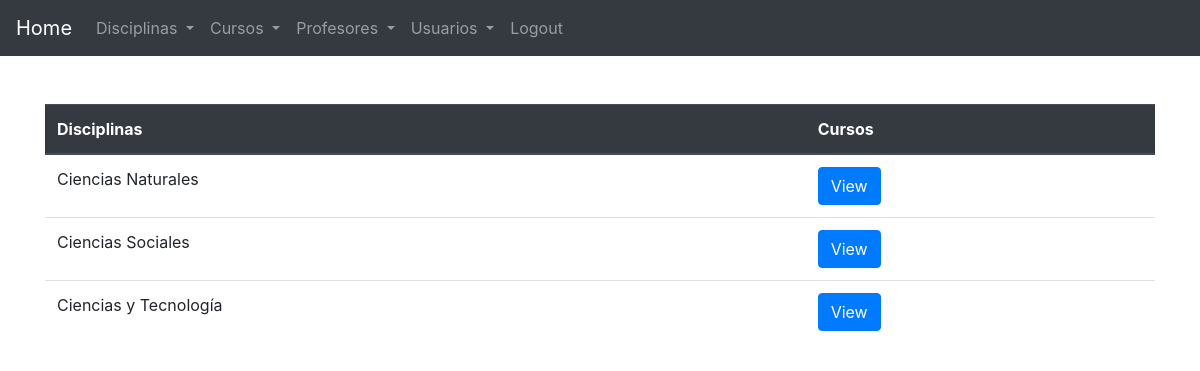
Page /CourseManager/index.php (signed in) on the committed database.
### tables this page shows
CREATE TABLE `disciplina` (
  `disc_id` int(15) NOT NULL,
  `disc_nombre` varchar(55) NOT NULL
);

### CourseManager/index.php (the view, shortened to what this page needs)
<?php
include("include/connect.php");
  $query = "SELECT * FROM disciplina ORDER BY `disciplina`.`disc_nombre` ASC";
  $resultado = $conn -> query($query);
?>
<!DOCTYPE html>
<html lang="en">
<head>
</head>
<body>
    <?php include 'include/header.php';?>
<nav>
    <?php include 'include/menu.php';?>
</nav>
<main>
<div class="container">
<br>
<table class="table">
<thead class="thead-dark">
      <tr>
        <th>Disciplinas</th>
        <th>Cursos</th>
      </tr>
</thead>
      <?php
      while ($row=$resultado->fetch_assoc()){
        $disc_nombre = $row['disc_nombre'];
        ?>
        <tr>
        <td><?php echo $disc_nombre;?></td>
        <td><a class="btn btn-primary" href="view_cursos.php? disc_nombre=<?php echo $row['disc_nombre'];?>">View</td>
        </tr>
        <?php } ?>
    </table>
  </div>
</main>
    <?php include 'include/footer.php';?>
</body>
</html>

### rows in the picture
disciplina: disc_nombre "Ciencias Naturales"
disciplina: disc_nombre "Ciencias Sociales"
disciplina: disc_nombre "Ciencias y Tecnología"
